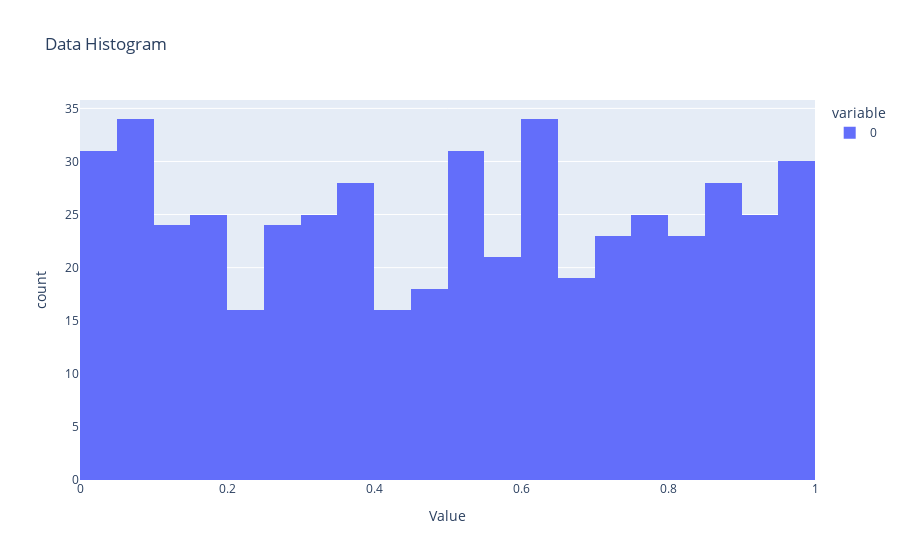
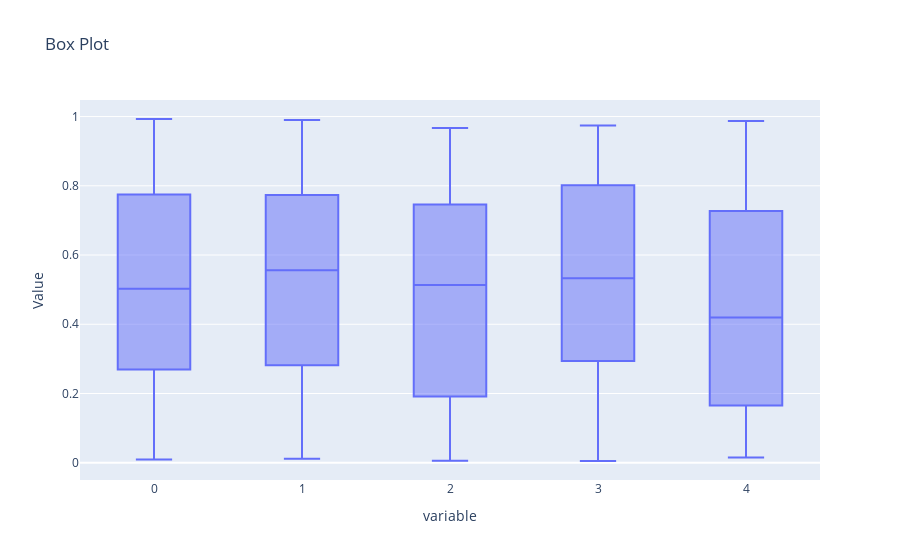
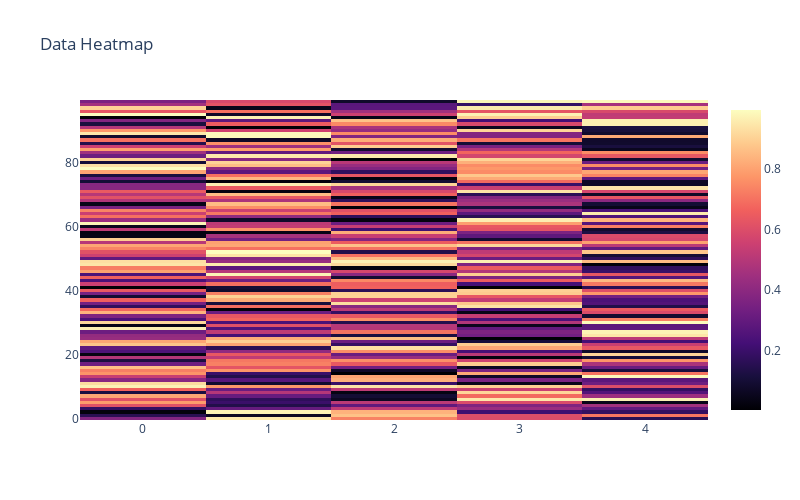

Source (notebook cell) for these figures, in order:
### Code cell
#Testing without dimensionality reduction

# Histogram
vis_hist = DataVisualization(data, plot_technique='hist')
vis_hist.fit()
vis_hist.show()

# Boxplot 
vis_box = DataVisualization(data, plot_technique='boxplot')
vis_box.fit()
vis_box.show()

# Heatmap 
vis_heatmap = DataVisualization(data, plot_technique='heatmap')
vis_heatmap.fit()
vis_heatmap.show()

### Figure 1 — Plotly figure (JSON) as saved in the notebook; plotly's stock layout.template omitted (floating-point values rounded to 4 significant figures; data arrays with more than 128 entries replaced by an {"elided": "..."} marker saying what was removed)
{"data": [{"bingroup": "x", "hovertemplate": "variable=0<br>Value=%{x}<br>count=%{y}<extra></extra>", "legendgroup": "0", "marker": {"color": "#636efa", "pattern": {"shape": ""}}, "name": "0", "nbinsx": 30, "orientation": "v", "showlegend": true, "type": "histogram", "x": {"elided": "500 float values"}, "xaxis": "x", "yaxis": "y"}], "layout": {"barmode": "relative", "legend": {"title": {"text": "variable"}, "tracegroupgap": 0}, "title": {"text": "Data Histogram"}, "xaxis": {"anchor": "y", "domain": [0, 1], "title": {"text": "Value"}}, "yaxis": {"anchor": "x", "domain": [0, 1], "title": {"text": "count"}}}}

### Figure 2 — Plotly figure (JSON) as saved in the notebook; plotly's stock layout.template omitted (floating-point values rounded to 4 significant figures; data arrays with more than 128 entries replaced by an {"elided": "..."} marker saying what was removed)
{"data": [{"alignmentgroup": "True", "hovertemplate": "variable=%{x}<br>Value=%{y}<extra></extra>", "legendgroup": "", "marker": {"color": "#636efa"}, "name": "", "notched": false, "offsetgroup": "", "orientation": "v", "showlegend": false, "type": "box", "x": {"elided": "500 str values"}, "x0": " ", "xaxis": "x", "y": {"elided": "500 float values"}, "y0": " ", "yaxis": "y"}], "layout": {"boxmode": "group", "legend": {"tracegroupgap": 0}, "title": {"text": "Box Plot"}, "xaxis": {"anchor": "y", "domain": [0, 1], "title": {"text": "variable"}}, "yaxis": {"anchor": "x", "domain": [0, 1], "title": {"text": "Value"}}}}

### Figure 3 — Plotly figure (JSON) as saved in the notebook; plotly's stock layout.template omitted (floating-point values rounded to 4 significant figures; data arrays with more than 128 entries replaced by an {"elided": "..."} marker saying what was removed)
{"data": [{"colorscale": [[0, "#000004"], [0.1111, "#180f3d"], [0.2222, "#440f76"], [0.3333, "#721f81"], [0.4444, "#9e2f7f"], [0.5556, "#cd4071"], [0.6667, "#f1605d"], [0.7778, "#fd9668"], [0.8889, "#feca8d"], [1, "#fcfdbf"]], "type": "heatmap", "z": {"elided": "100x5 float values"}}], "layout": {"height": 500, "title": {"text": "Data Heatmap"}, "width": 800}}
